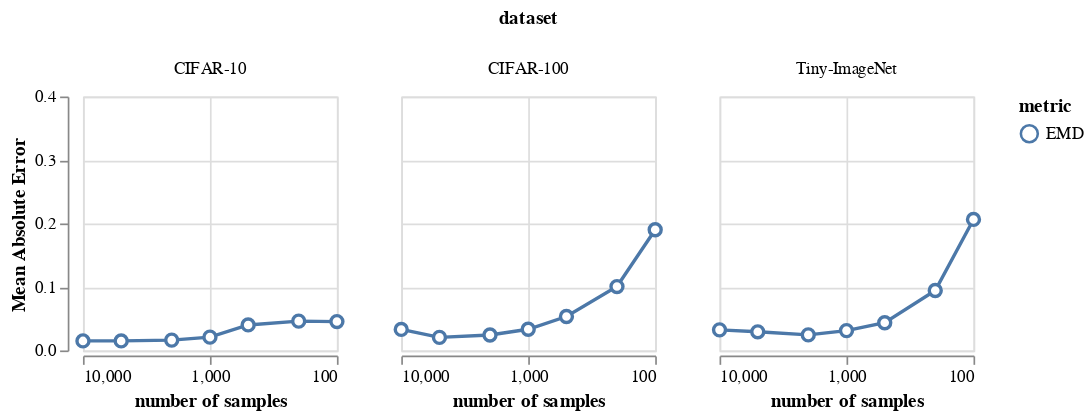

The cell this chart's notebook holds for it:
### Code cell
alt.Chart(alt.Data(values=sens)).mark_line(
    point=alt.OverlayMarkDef(size=50, filled=False, fill='white')
).encode(
    x=alt.X('n_sample:Q', title='number of samples', scale=alt.Scale(type="log", reverse=True), axis=alt.Axis(values=[100, 1000, 10000])), 
    y=alt.Y('mae:Q', scale=alt.Scale(domain=[0, 0.4]), title='Mean Absolute Error'),
    color=alt.Color('metric:N')
).properties(
    width=150,
    height=150
).facet(
    column='dataset:N'
)

### Figure 1 — Vega-Lite specification as saved in the notebook (floating-point values rounded to 4 significant figures)
{"config": {"view": {"continuousWidth": 400, "continuousHeight": 300}}, "data": {"values": [{"metric": "EMD", "dataset": "CIFAR-10", "n_sample": 10000, "arch": "resnet50", "mae": 0.01503}, {"metric": "EMD", "dataset": "CIFAR-10", "n_sample": 5000, "arch": "resnet50", "mae": 0.015}, {"metric": "EMD", "dataset": "CIFAR-10", "n_sample": 2000, "arch": "resnet50", "mae": 0.01628}, {"metric": "EMD", "dataset": "CIFAR-10", "n_sample": 1000, "arch": "resnet50", "mae": 0.02099}, {"metric": "EMD", "dataset": "CIFAR-10", "n_sample": 500, "arch": "resnet50", "mae": 0.04019}, {"metric": "EMD", "dataset": "CIFAR-10", "n_sample": 200, "arch": "resnet50", "mae": 0.04616}, {"metric": "EMD", "dataset": "CIFAR-10", "n_sample": 100, "arch": "resnet50", "mae": 0.04547}, {"metric": "EMD", "dataset": "CIFAR-100", "n_sample": 10000, "arch": "resnet50", "mae": 0.03312}, {"metric": "EMD", "dataset": "CIFAR-100", "n_sample": 5000, "arch": "resnet50", "mae": 0.02059}, {"metric": "EMD", "dataset": "CIFAR-100", "n_sample": 2000, "arch": "resnet50", "mae": 0.02434}, {"metric": "EMD", "dataset": "CIFAR-100", "n_sample": 1000, "arch": "resnet50", "mae": 0.03338}, {"metric": "EMD", "dataset": "CIFAR-100", "n_sample": 500, "arch": "resnet50", "mae": 0.05345}, {"metric": "EMD", "dataset": "CIFAR-100", "n_sample": 200, "arch": "resnet50", "mae": 0.1006}, {"metric": "EMD", "dataset": "CIFAR-100", "n_sample": 100, "arch": "resnet50", "mae": 0.1902}, {"metric": "EMD", "dataset": "Tiny-ImageNet", "n_sample": 10000, "arch": "resnet50", "mae": 0.03243}, {"metric": "EMD", "dataset": "Tiny-ImageNet", "n_sample": 5000, "arch": "resnet50", "mae": 0.02936}, {"metric": "EMD", "dataset": "Tiny-ImageNet", "n_sample": 2000, "arch": "resnet50", "mae": 0.02455}, {"metric": "EMD", "dataset": "Tiny-ImageNet", "n_sample": 1000, "arch": "resnet50", "mae": 0.03128}, {"metric": "EMD", "dataset": "Tiny-ImageNet", "n_sample": 500, "arch": "resnet50", "mae": 0.04364}, {"metric": "EMD", "dataset": "Tiny-ImageNet", "n_sample": 200, "arch": "resnet50", "mae": 0.09441}, {"metric": "EMD", "dataset": "Tiny-ImageNet", "n_sample": 100, "arch": "resnet50", "mae": 0.2064}]}, "facet": {"column": {"field": "dataset", "type": "nominal"}}, "spec": {"mark": {"type": "line", "point": {"fill": "white", "filled": false, "size": 50}}, "encoding": {"color": {"field": "metric", "type": "nominal"}, "x": {"axis": {"values": [100, 1000, 10000]}, "field": "n_sample", "scale": {"reverse": true, "type": "log"}, "title": "number of samples", "type": "quantitative"}, "y": {"field": "mae", "scale": {"domain": [0, 0.4]}, "title": "Mean Absolute Error", "type": "quantitative"}}, "height": 150, "width": 150}, "$schema": "https://vega.github.io/schema/vega-lite/v4.17.0.json"}
